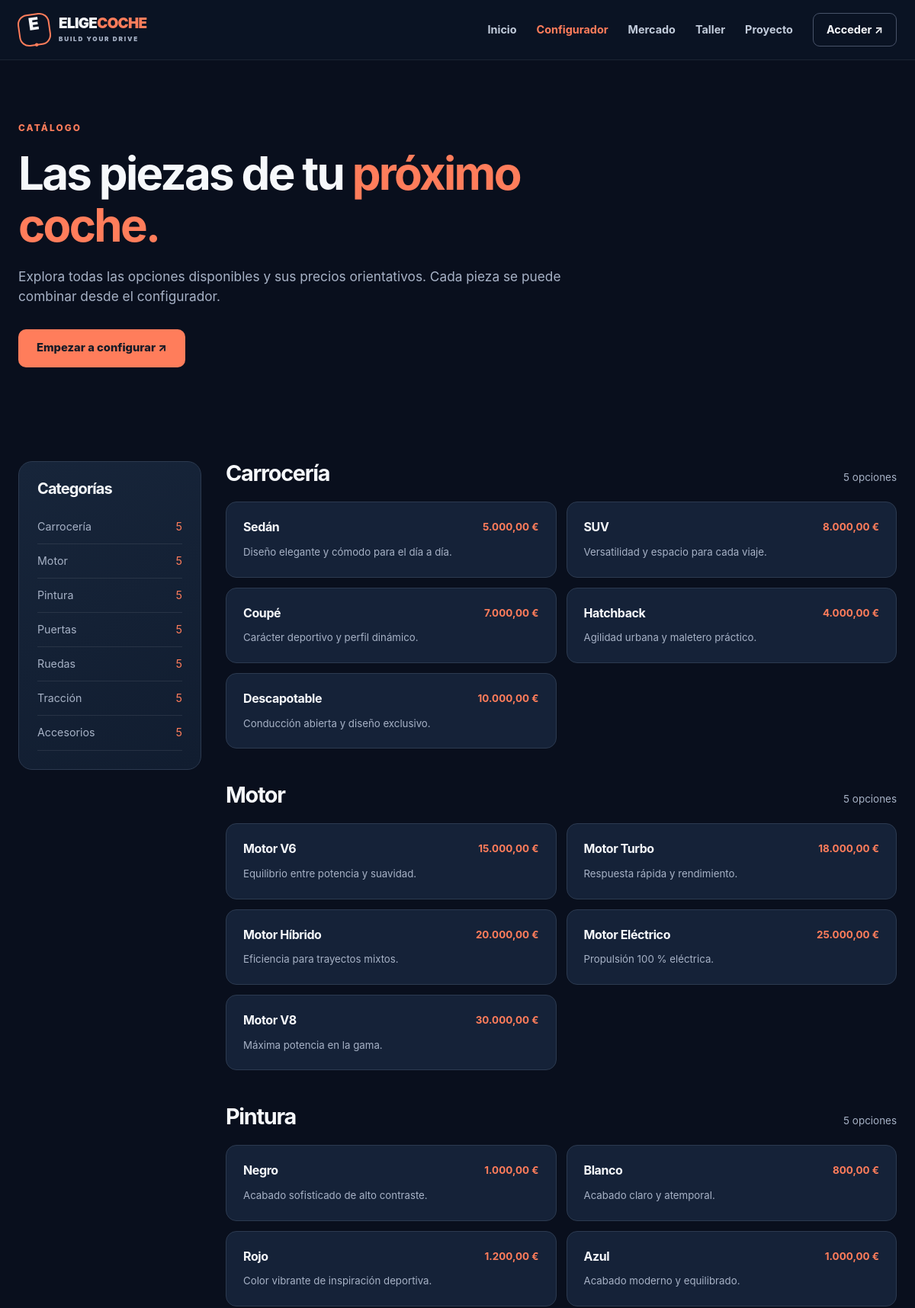
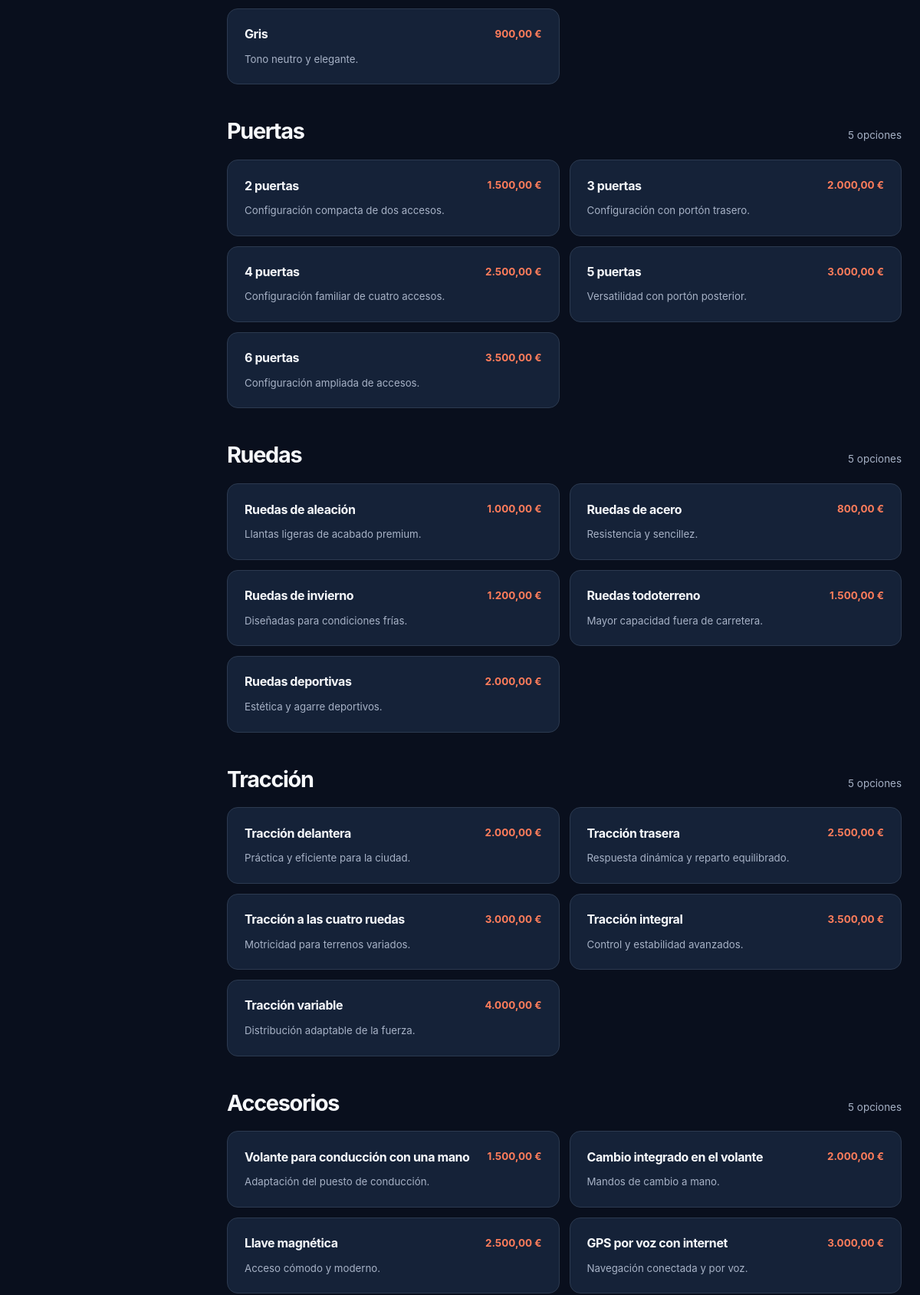
/catalogo (upper part), run on the app's committed database (2 pictures, top to bottom).
### tables this page shows
CREATE TABLE IF NOT EXISTS parts (
 id INT UNSIGNED AUTO_INCREMENT PRIMARY KEY,
 category ENUM('body','engine','paint','doors','wheels','drive','accessory') NOT NULL,
 name VARCHAR(100) NOT NULL,
 description VARCHAR(255) NOT NULL DEFAULT '',
 price DECIMAL(10,2) NOT NULL,
 active TINYINT(1) NOT NULL DEFAULT 1,
 UNIQUE KEY part_name_category (category,name), INDEX category_active (category,active)
);

### app/Core/helpers.php (called while the page is built, shortened)
<?php
function e(mixed $value): string { return htmlspecialchars((string) ($value ?? ''), ENT_QUOTES | ENT_SUBSTITUTE, 'UTF-8'); }
function money(int|float|string $value): string { return number_format((float) $value, 2, ',', '.') . ' €'; }
function render(string $view, array $data = [], int $status = 200): void {
    $viewFile = dirname(__DIR__) . '/Views/' . $view . '.php';
    extract($data, EXTR_SKIP);
    require dirname(__DIR__) . '/Views/layouts/header.php';
    require $viewFile;
    require dirname(__DIR__) . '/Views/layouts/footer.php';
}

### app/Controllers/PageController.php (called while the page is built, shortened)
<?php
final class PageController {
    public static function catalog(): void {
        render('pages/catalog', ['title' => 'Catálogo de piezas', 'groups' => Catalog::grouped(), 'labels' => CarConfigurator::LABELS]);
    }
}

### config/bootstrap.php (called while the page is built, shortened)
<?php
spl_autoload_register(static function (string $class): void {
    $prefix = 'App\\';
    $file = dirname(__DIR__) . '/app/' . str_replace('\\', '/', substr($class, strlen($prefix))) . '.php';
});
require dirname(__DIR__) . '/app/Core/helpers.php';

### app/Models/Catalog.php (called while the page is built, shortened)
<?php
final class Catalog {
    public static function grouped(): array {
        $rows = Database::connection()->query('SELECT id, category, name, description, price FROM parts WHERE active = 1 ORDER BY id')->fetchAll();
        $groups = array_fill_keys(array_keys(CarConfigurator::LABELS), []);
        foreach ($rows as $row) { $groups[$row['category']][] = $row; }
        return $groups;
    }
}

### app/Core/Database.php (called while the page is built, shortened)
<?php
final class Database {
    private static ?PDO $instance = null;
    public static function connection(): PDO {
        if (self::$instance === null) {
            $host = getenv('DB_HOST') ?: '127.0.0.1';
            $port = getenv('DB_PORT') ?: '3306';
            $name = getenv('DB_NAME') ?: 'eligecoche';
            $dsn = "mysql:host={$host};port={$port};dbname={$name};charset=utf8mb4";
            self::$instance = new PDO($dsn, getenv('DB_USER') ?: '', getenv('DB_PASSWORD') ?: '', [
                PDO::ATTR_ERRMODE => PDO::ERRMODE_EXCEPTION,
                PDO::ATTR_DEFAULT_FETCH_MODE => PDO::FETCH_ASSOC,
                PDO::ATTR_EMULATE_PREPARES => false,
            ]);
        }
        return self::$instance;
    }
}

### app/Views/pages/catalog.php (the view)
<section class="page-hero shell"><span class="kicker">CATÁLOGO</span><h1>Las piezas de tu <em>próximo coche.</em></h1><p>Explora todas las opciones disponibles y sus precios orientativos. Cada pieza se puede combinar desde el configurador.</p><a class="btn btn-primary" href="/configurador">Empezar a configurar ↗</a></section><section class="section shell"><div class="catalog-layout"><aside class="catalog-index surface"><h3>Categorías</h3><?php foreach ($labels as $category => $label): ?><a href="#<?= e($category) ?>"><?= e($label) ?> <span><?= count($groups[$category] ?? []) ?></span></a><?php endforeach; ?></aside><div class="catalog-sections"><?php foreach ($labels as $category => $label): ?><section class="catalog-section" id="<?= e($category) ?>"><div class="section-heading"><h2><?= e($label) ?></h2><span><?= count($groups[$category] ?? []) ?> opciones</span></div><div class="part-grid"><?php foreach ($groups[$category] ?? [] as $part): ?><article class="part-card"><div class="part-heading"><h3><?= e($part['name']) ?></h3><strong><?= money($part['price']) ?></strong></div><p><?= e($part['description']) ?></p></article><?php endforeach; ?></div></section><?php endforeach; ?></div></div></section>

### public/assets/css/styles.css (style rules this page uses)
:root { color-scheme:dark;--bg:#090f1d;--bg2:#111c2f;--surface:#152238;--surface2:#1a2b42;--border:#2c3a50;--text:#f6f8fb;--muted:#a7b2c6;--accent:#ff7d5b;--accent-light:#ffb29a;--good:#54d8ad;--radius:18px;--container:1200px }
* { box-sizing:border-box }
html { scroll-behavior:smooth }
body { margin:0;background:var(--bg);color:var(--text);font-family:Inter,ui-sans-serif,system-ui,-apple-system,BlinkMacSystemFont,"Segoe UI",sans-serif;line-height:1.55;-webkit-font-smoothing:antialiased }
a { color:inherit;text-decoration:none }
h1,h2,h3,p { margin-top:0 }
h1,h2,h3 { line-height:1.14;letter-spacing:-.045em }
h1 { font-size:clamp(2.6rem,5.7vw,5.8rem) }
h2 { font-size:clamp(1.8rem,3.3vw,2.9rem) }
h3 { font-size:1.25rem }
p { color:var(--muted) }
em { font-style:normal;color:var(--accent) }
.shell { width:min(var(--container),calc(100% - 48px));margin-inline:auto }
.section { padding-top:78px;padding-bottom:80px }
.eyebrow,.kicker { font-size:.74rem;font-weight:850;letter-spacing:.18em;color:var(--accent) }
.btn { display:inline-flex;align-items:center;justify-content:center;gap:14px;padding:14px 23px;border-radius:10px;font-weight:800;font-size:.92rem;border:1px solid transparent;line-height:1.35;transition:transform .2s,background .2s,border .2s;min-height:48px }
.btn-primary { background:var(--accent);color:#161b27 }
.page-hero { padding-top:75px;padding-bottom:45px }
.page-hero h1 { max-width:840px;font-size:clamp(2.5rem,5vw,4.8rem);margin:14px 0 20px }
.page-hero p { font-size:1.08rem;max-width:720px }
.page-hero .btn { margin-top:12px }
.surface { background:linear-gradient(150deg,#17253a,#111d30);border:1px solid var(--border);border-radius:var(--radius);padding:30px }
.surface h3 { margin-bottom:10px }
.catalog-layout { display:grid;grid-template-columns:240px 1fr;align-items:start;gap:32px }
.catalog-index { position:sticky;top:98px;padding:24px }
.catalog-index h3 { margin-bottom:16px }
.catalog-index a { display:flex;justify-content:space-between;padding:11px 0;border-bottom:1px solid #ffffff16;color:var(--muted);font-size:.89rem }
.catalog-index a span { color:var(--accent) }
.catalog-sections { min-width:0 }
.catalog-section { margin-bottom:45px;scroll-margin-top:105px }
.section-heading { display:flex;justify-content:space-between;align-items:baseline;gap:20px;margin-bottom:20px }
.section-heading h2 { font-size:1.8rem;margin:0 }
.section-heading>span { color:var(--muted);font-size:.84rem }
.part-grid { display:grid;grid-template-columns:repeat(2,minmax(0,1fr));gap:13px }
.part-card { background:var(--surface);border:1px solid var(--border);border-radius:14px;padding:22px }
.part-card p { font-size:.83rem;margin:12px 0 0 }
.part-heading { display:flex;flex-wrap:wrap;justify-content:space-between;gap:12px;align-items:center }
.part-heading h3 { margin:0;font-size:1rem;letter-spacing:-.025em }
.part-heading strong { color:var(--accent);font-size:.84rem }

### data on the page
parts: name "Sedán", price "5.000,00 €", description "Diseño elegante y cómodo para el día a día."
parts: name "SUV", price "8.000,00 €", description "Versatilidad y espacio para cada viaje."
parts: name "Coupé", price "7.000,00 €", description "Carácter deportivo y perfil dinámico."
parts: name "Hatchback", price "4.000,00 €", description "Agilidad urbana y maletero práctico."
parts: name "Descapotable", price "10.000,00 €", description "Conducción abierta y diseño exclusivo."
parts: name "Motor V6", price "15.000,00 €", description "Equilibrio entre potencia y suavidad."
parts: name "Motor Turbo", price "18.000,00 €", description "Respuesta rápida y rendimiento."
parts: name "Motor Híbrido", price "20.000,00 €", description "Eficiencia para trayectos mixtos."
parts: name "Motor Eléctrico", price "25.000,00 €", description "Propulsión 100 % eléctrica."
parts: name "Motor V8", price "30.000,00 €", description "Máxima potencia en la gama."
parts: name "Negro", price "1.000,00 €", description "Acabado sofisticado de alto contraste."
parts: name "Blanco", price "800,00 €", description "Acabado claro y atemporal."
parts: name "Rojo", price "1.200,00 €", description "Color vibrante de inspiración deportiva."
parts: name "Azul", price "1.000,00 €", description "Acabado moderno y equilibrado."
parts: name "Gris", price "900,00 €", description "Tono neutro y elegante."
parts: name "2 puertas", price "1.500,00 €", description "Configuración compacta de dos accesos."
parts: name "3 puertas", price "2.000,00 €", description "Configuración con portón trasero."
parts: name "4 puertas", price "2.500,00 €", description "Configuración familiar de cuatro accesos."
parts: name "5 puertas", price "3.000,00 €", description "Versatilidad con portón posterior."
parts: name "6 puertas", price "3.500,00 €", description "Configuración ampliada de accesos."
parts: name "Ruedas de aleación", price "1.000,00 €", description "Llantas ligeras de acabado premium."
parts: name "Ruedas de acero", price "800,00 €", description "Resistencia y sencillez."
parts: name "Ruedas de invierno", price "1.200,00 €", description "Diseñadas para condiciones frías."
parts: name "Ruedas todoterreno", price "1.500,00 €", description "Mayor capacidad fuera de carretera."
parts: name "Ruedas deportivas", price "2.000,00 €", description "Estética y agarre deportivos."
parts: name "Tracción delantera", price "2.000,00 €", description "Práctica y eficiente para la ciudad."
parts: name "Tracción trasera", price "2.500,00 €", description "Respuesta dinámica y reparto equilibrado."
parts: name "Tracción a las cuatro ruedas", price "3.000,00 €", description "Motricidad para terrenos variados."
parts: name "Tracción integral", price "3.500,00 €", description "Control y estabilidad avanzados."
parts: name "Tracción variable", price "4.000,00 €", description "Distribución adaptable de la fuerza."
parts: name "Volante para conducción con una mano", price "1.500,00 €", description "Adaptación del puesto de conducción."
parts: name "Cambio integrado en el volante", price "2.000,00 €", description "Mandos de cambio a mano."
parts: name "Llave magnética", price "2.500,00 €", description "Acceso cómodo y moderno."
parts: name "GPS por voz con internet", price "3.000,00 €", description "Navegación conectada y por voz."

### other printed values
$label "Carrocería"
count($groups[$category] ?? []) "5"
$label "Motor"
$label "Pintura"
$label "Puertas"
$label "Ruedas"
$label "Tracción"
$label "Accesorios"
